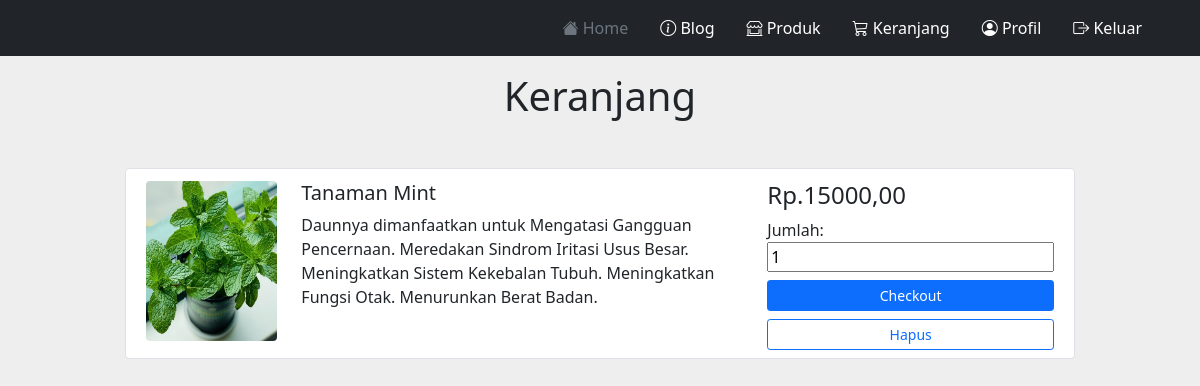
Page /keranjang.php (signed in) on the committed database.
### tables this page shows
CREATE TABLE `keranjang` (
  `id_keranjang` int(11) NOT NULL,
  `tgl` datetime DEFAULT current_timestamp(),
  `id_user` int(11) NOT NULL,
  `id_produk` int(11) NOT NULL,
  `qty` int(11) DEFAULT 1
);

CREATE TABLE `produk` (
  `id_produk` int(11) NOT NULL,
  `nama_produk` varchar(100) DEFAULT NULL,
  `manfaat` varchar(200) DEFAULT NULL,
  `harga` int(11) DEFAULT NULL,
  `deskripsi` varchar(500) DEFAULT NULL,
  `tgl_ditambahkan` datetime DEFAULT current_timestamp(),
  `stok` int(11) DEFAULT NULL,
  `foto` char(100) DEFAULT NULL,
  `tipe` enum('Benih','Bibit','Alat','Pupuk') DEFAULT NULL
);

### config.php (called while the page is built, shortened)
<?php
$koneksi = mysqli_connect("localhost", "root", "", "takemyherb");
function query($query){
    global $koneksi;
    $result = mysqli_query($koneksi, $query);
    $rows = [];
    while($row = mysqli_fetch_assoc($result) ){
        $rows[] = $row;
    }
    return $rows;
}
?>

### keranjang.php (the view, shortened to what this page needs)
<?php
    require("config.php");
    $username = $_SESSION['username'];
    $keranjang = query("SELECT k.*, u.username, p.* FROM keranjang k INNER JOIN user u ON k.id_user = u.id_user INNER JOIN produk p ON k.id_produk = p.id_produk WHERE u.username = '$username'");
?>
<!DOCTYPE html>
<html lang="en">
<head>
    <link href="https://cdn.jsdelivr.net/npm/bootstrap@5.1.3/dist/css/bootstrap.min.css" rel="stylesheet">
    <link rel="stylesheet" href="https://cdn.jsdelivr.net/npm/bootstrap-icons@1.7.2/font/bootstrap-icons.css">
    <link rel="stylesheet" href="css/style.css">
</head>
<body style="background-color: rgb(238,238,238);">
    <?php include('_header.php'); ?>
    <h1 class="text-center mt-3">Keranjang</h1>
    <br>
        <?php $i = 1; foreach($keranjang as $row) : ?>
        <form action="controlkeranjang.php" method="get">
        <div class="container mt-3 mb-3">
            <div class="d-flex justify-content-center row">
                <div class="col-md-10">
                    <div class="row p-2 bg-white border rounded">
                        <div class="col-md-2 mt-1 mr-3 text-end">
                            <img class="img-fluid img-responsive rounded product-image" style="height: 160px;" src="img/<?=$row["foto"]; ?>.jpg"></div>
                        <div class="col-md-6 mt-1">
                            <h5><?=$row["nama_produk"]; ?></h5>
                            <p class="text-justify para mb-0"> <?=$row["deskripsi"]; ?> <br><br></p>
                        </div>
                        <div class="align-items-center align-content-center col-md-4 border-left mt-1">
                            <div class="d-flex flex-row align-items-center">
                                <h4 class="mr-1">Rp.<?=$row["harga"]; ?>,00</h4><span class="strike-text"></span>
                            </div>
                            <div class="d-flex flex-column ">
                                Jumlah: <input type="text" name="qty" id="qty" value="<?= $row["qty"];?>">
                                <input type="submit" class="btn btn-primary btn-sm mt-2" value="Checkout" name="checkout">
                                <input type="submit" class="btn btn-outline-primary btn-sm mt-2" value="Hapus" name="hapusitem">
                            </div>
                        </div>
                    </div>
                </div>
            </div>
        </div>
        </form>
        <?php $i++; endforeach; ?>
</body>
</html>

### _header.php
<header>
       <div class="px-3 py-2 bg-dark text-white">
       <div class="container">
           <div class="d-flex flex-wrap align-items-center justify-content-center justify-content-lg-start">
           <a href="/" class="d-flex align-items-center my-2 my-lg-0 me-lg-auto text-white text-decoration-none">
               <svg class="bi me-2" width="40" height="32" role="img" aria-label="Bootstrap"><use xlink:href="#bootstrap"/></svg>
           </a>
           <ul class="nav col-12 col-lg-auto my-2 justify-content-center my-md-0 text-small">
               <li>
               <a href="#" class="nav-link text-secondary">
                   <i width="24" height="24" class="bi bi-house-fill"></i>
                   Home
               </a>
               </li>
               <li>
               <a href="#" class="nav-link text-white">
                   <i class="bi bi-info-circle"></i>
                   Blog
               </a>
               </li>
               <li>
               <a href="market.php" class="nav-link text-white">
                   <i class="bi bi-shop-window"></i>
                   Produk
               </a>
               </li>
               <li>
               <a href="keranjang.php" class="nav-link text-white">
                   <i class="bi bi-cart3"></i>
                   Keranjang
               </a>
               </li>
               <li>
               <a href="profile.php" class="nav-link text-white">
                   <i class="bi bi-person-circle"></i>
                   Profil
               </a>
               </li>
               <li>
               <a href="logout.php" class="nav-link text-white">
                   <i class="bi bi-box-arrow-right"></i>
                   Keluar
               </a>
               </li>
           </ul>
           </div>
       </div>
       </div>
       </header>

### rows in the picture
keranjang: id_produk.foto (picture), id_produk.nama_produk "Tanaman Mint", id_produk.deskripsi "Daunnya dimanfaatkan untuk Mengatasi Gangguan Pencernaan. Meredakan Sindrom Iritasi Usus Besar. Meningkatkan Sistem Kekebalan Tubuh. Meningkatkan Fungsi Otak. Menurunkan Berat Badan.", id_produk.harga "15000", qty "1"
